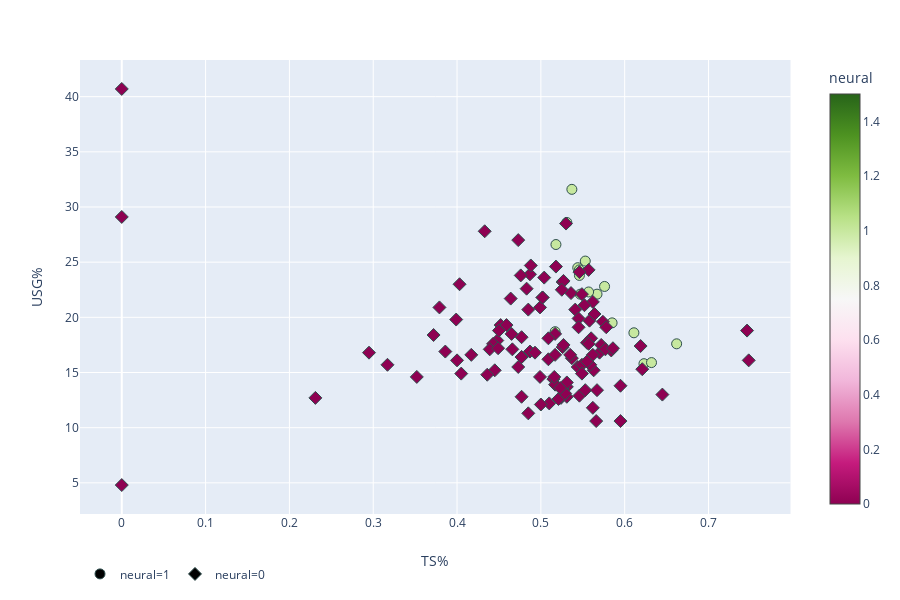

Notebook source saved alongside this figure:
### Code cell
fig = px.scatter(test_master_w_predictions, x='TS%', y='USG%',
                 color='neural',
                 hover_name='Player_name',
                 hover_data=['USG%', 'PER', 'MP', 'VORP', 'Age', 'RPG', 'VORP', 'WS'], 
                 color_continuous_scale=px.colors.diverging.PiYG,
                 symbol='neural')
fig.update_traces(marker=dict(size=10,
                              line=dict(width=1,
                                        color='DarkSlateGrey')),
                  selector=dict(mode='markers'))
fig.update_layout(legend_orientation="h")
# fig.update_xaxes(range=[-2, 4.5])
fig.show()
plotly.offline.plot(fig, filename='html_files/aggregated_usg_ts%.html')

### Figure 1 — Plotly figure (JSON) as saved in the notebook; plotly's stock layout.template omitted (floating-point values rounded to 4 significant figures; data arrays with more than 128 entries replaced by an {"elided": "..."} marker saying what was removed)
{"data": [{"customdata": {"elided": "17x8 float values"}, "hoverlabel": {"namelength": 0}, "hovertemplate": "<b>%{hovertext}</b><br><br>neural=%{marker.color}<br>TS%=%{x}<br>USG%=%{customdata[0]}<br>PER=%{customdata[1]}<br>MP=%{customdata[2]}<br>VORP=%{customdata[6]}<br>Age=%{customdata[4]}<br>RPG=%{customdata[5]}<br>WS=%{customdata[7]}", "hovertext": ["Bam Adebayo", "Jarrett Allen", "De'Aaron Fox", "Kyle Kuzma", "Lauri Markkanen", "Donovan Mitchell", "Jayson Tatum", "Jamal Murray", "Domantas Sabonis", "Ben Simmons", "Devin Booker", "Montrezl Harrell", "Rondae Hollis-Jefferson", "Richaun Holmes", "Kristaps Porzingis", "D'Angelo Russell", "Myles Turner"], "legendgroup": "neural=1", "marker": {"color": [1, 1, 1, 1, 1, 1, 1, 1, 1, 1, 1, 1, 1, 1, 1, 1, 1], "coloraxis": "coloraxis", "line": {"color": "DarkSlateGrey", "width": 1}, "size": 10, "symbol": "circle"}, "mode": "markers", "name": "neural=1", "showlegend": true, "type": "scatter", "x": [0.623, 0.632, 0.544, 0.546, 0.553, 0.537, 0.547, 0.576, 0.567, 0.557, 0.531, 0.662, 0.517, 0.611, 0.546, 0.518, 0.585], "xaxis": "x", "y": [15.8, 15.9, 24.5, 23.8, 25.1, 31.6, 22.1, 22.8, 22.1, 22.3, 28.6, 17.6, 18.7, 18.6, 24.3, 26.6, 19.5], "yaxis": "y"}, {"customdata": {"elided": "113x8 float values"}, "hoverlabel": {"namelength": 0}, "hovertemplate": "<b>%{hovertext}</b><br><br>neural=%{marker.color}<br>TS%=%{x}<br>USG%=%{customdata[0]}<br>PER=%{customdata[1]}<br>MP=%{customdata[2]}<br>VORP=%{customdata[6]}<br>Age=%{customdata[4]}<br>RPG=%{customdata[5]}<br>WS=%{customdata[7]}", "hovertext": ["Kadeem Allen", "Ike Anigbogu", "OG Anunoby", "Dwayne Bacon", "Lonzo Ball", "Jordan Bell", "Jaron Blossomgame", "Jonah Bolden", "Tony Bradley", "Dillon Brooks", "Sterling Brown", "Zach Collins", "Tyler Dorsey", "Tyler Dorsey", "Damyean Dotson", "Jawun Evans", "Jawun Evans", "Terrance Ferguson", "Markelle Fultz", "Harry Giles", "Josh Hart", "Isaiah Hartenstein", "Jonathan Isaac", "Wesley Iwundu", "Frank Jackson", "Josh Jackson", "Justin Jackson", "Justin Jackson", "Luke Kennard", "T.J. Leaf", "Tyler Lydon", "Frank Mason", "Malik Monk", "Monte Morris", "Frank Ntilikina", "Semi Ojeleye", "Justin Patton", "Ivan Rabb", "Davon Reed", "Dennis Smith", "Dennis Smith", "Edmond Sumner", "Caleb Swanigan", "Caleb Swanigan", "Sindarius Thornwell", "Derrick White", "D.J. Wilson", "Wade Baldwin", "Malik Beasley", "DeAndre' Bembry", "Dragan Bender", "Joel Bolomboy", "Malcolm Brogdon", "Jaylen Brown", "Marquese Chriss", "Deyonta Davis", "Cheick Diallo", "Kris Dunn", "Henry Ellenson", "Daniel Hamilton", "Buddy Hield", "Brandon Ingram", "Damian Jones", "Furkan Korkmaz", "Jake Layman", "Caris LeVert", "Thon Maker", "Patrick McCaw", "Dejounte Murray", "Abdel Nader", "Georges Niang", "Chinanu Onuaku", "Marcus Paige", "Zhou Qi", "Pascal Siakam", "Tyler Ulis", "Denzel Valentine", "Tyrone Wallace", "Taurean Waller-Prince", "Isaiah Whitehead", "Guerschon Yabusele", "Paul Zipser", "Ante Žižić", "Ivica Zubac", "Willie Cauley-Stein", "Rakeem Christmas", "Pat Connaughton", "Sam Dekker", "Jerian Grant", "Andrew Harrison", "Willy Hernangomez", "Mario Hezonja", "Darrun Hilliard", "R.J. Hunter", "Stanley Johnson", "Tyus Jones", "Frank Kaminsky", "Kevon Looney", "Trey Lyles", "Jarell Martin", "Jordan Mickey", "Emmanuel Mudiay", "Larry Nance", "Jahlil Okafor", "Kelly Oubre", "Bobby Portis", "Norman Powell", "Josh Richardson", "Terry Rozier", "Rashad Vaughn", "Justise Winslow", "Delon Wright", "Joe Young"], "legendgroup": "neural=0", "marker": {"color": [0, 0, 0, 0, 0, 0, 0, 0, 0, 0, 0, 0, 0, 0, 0, 0, 0, 0, 0, 0, 0, 0, 0, 0, 0, 0, 0, 0, 0, 0, 0, 0, 0, 0, 0, 0, 0, 0, 0, 0, 0, 0, 0, 0, 0, 0, 0, 0, 0, 0, 0, 0, 0, 0, 0, 0, 0, 0, 0, 0, 0, 0, 0, 0, 0, 0, 0, 0, 0, 0, 0, 0, 0, 0, 0, 0, 0, 0, 0, 0, 0, 0, 0, 0, 0, 0, 0, 0, 0, 0, 0, 0, 0, 0, 0, 0, 0, 0, 0, 0, 0, 0, 0, 0, 0, 0, 0, 0, 0, 0, 0, 0, 0], "coloraxis": "coloraxis", "line": {"color": "DarkSlateGrey", "width": 1}, "size": 10, "symbol": "diamond"}, "mode": "markers", "name": "neural=0", "showlegend": true, "type": "scatter", "x": [0.574, 0, 0.544, 0.57, 0.487, 0.531, 0.51, 0.595, 0.504, 0.499, 0.563, 0.562, 0.448, 0.541, 0.526, 0.231, 0, 0.566, 0.452, 0.526, 0.526, 0.562, 0.537, 0.531, 0.517, 0.487, 0.546, 0.584, 0.56, 0.572, 0.595, 0.502, 0.518, 0.577, 0.417, 0.531, 0.317, 0.586, 0.5, 0.527, 0.473, 0.443, 0.372, 0.405, 0.485, 0.555, 0.515, 0.748, 0.509, 0.477, 0.524, 0.521, 0.578, 0.562, 0.509, 0.621, 0.619, 0.488, 0.476, 0.545, 0.557, 0.536, 0.517, 0.386, 0.352, 0.525, 0.499, 0.477, 0.485, 0.439, 0.379, 0.4, 0.403, 0.295, 0.549, 0.465, 0.527, 0.517, 0.549, 0.53, 0.559, 0.445, 0.746, 0.557, 0.558, 0.529, 0.645, 0.549, 0.555, 0.477, 0.564, 0.45, 0.459, 0, 0.436, 0.523, 0.502, 0.553, 0.464, 0.477, 0.473, 0.483, 0.567, 0.546, 0.516, 0.545, 0.552, 0.493, 0.466, 0.449, 0.399, 0.535, 0.433], "xaxis": "x", "y": [19.6, 29.1, 15.5, 16.8, 16.9, 13.7, 12.2, 13.8, 23.6, 20.9, 15.2, 16.6, 17.9, 20.7, 17.3, 12.7, 40.7, 10.6, 19.3, 23.2, 13.5, 11.8, 16.3, 12.8, 18.5, 23.9, 12.9, 17, 18.1, 17.5, 10.6, 21.8, 24.6, 17.1, 16.6, 14.1, 15.7, 17.2, 12.1, 23.3, 27, 17.6, 18.4, 14.9, 11.3, 17.7, 14.4, 16.1, 16.2, 18.2, 12.7, 12.6, 19.1, 21.4, 18.1, 15.3, 17.4, 24.7, 23.8, 19.9, 24.3, 22.2, 13.9, 16.9, 14.6, 22.5, 14.6, 12.8, 20.7, 17.1, 20.9, 16.1, 23, 16.8, 15.7, 18.5, 17.5, 16.6, 22.1, 28.5, 15.7, 15.2, 18.8, 17.6, 19.7, 13.1, 13, 14.9, 16, 16.4, 20.3, 18.8, 19.3, 4.8, 14.8, 13.6, 21.8, 13.4, 21.7, 16.4, 15.5, 22.6, 13.4, 24.1, 14.6, 19.1, 21.1, 16.8, 17.1, 17.2, 19.8, 16.6, 27.8], "yaxis": "y"}], "layout": {"coloraxis": {"colorbar": {"title": {"text": "neural"}}, "colorscale": [[0, "rgb(142,1,82)"], [0.1, "rgb(197,27,125)"], [0.2, "rgb(222,119,174)"], [0.3, "rgb(241,182,218)"], [0.4, "rgb(253,224,239)"], [0.5, "rgb(247,247,247)"], [0.6, "rgb(230,245,208)"], [0.7, "rgb(184,225,134)"], [0.8, "rgb(127,188,65)"], [0.9, "rgb(77,146,33)"], [1, "rgb(39,100,25)"]]}, "height": 600, "legend": {"orientation": "h", "tracegroupgap": 0}, "margin": {"t": 60}, "xaxis": {"anchor": "y", "domain": [0, 0.98], "title": {"text": "TS%"}}, "yaxis": {"anchor": "x", "domain": [0, 1], "title": {"text": "USG%"}}}}
